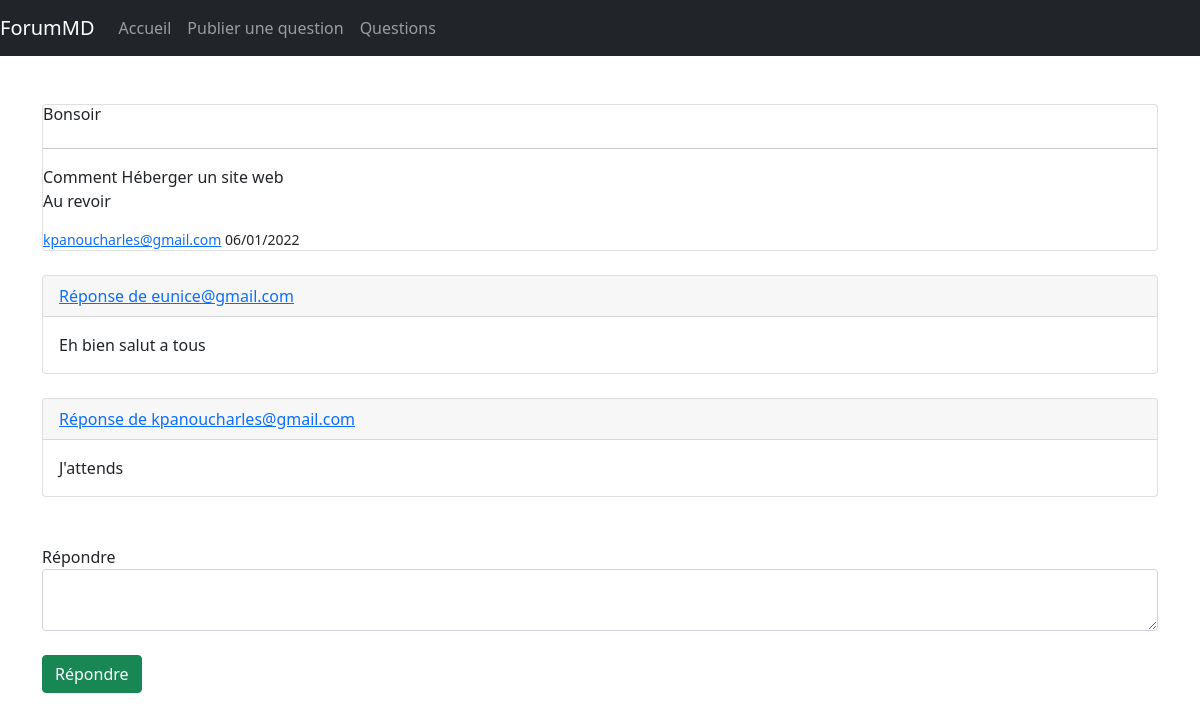
Page /article.php?id=2 on the committed database.
### tables this page shows
CREATE TABLE `questions` (
  `id` int(11) NOT NULL,
  `titre` varchar(255) NOT NULL,
  `descriptions` text NOT NULL,
  `contenu` text NOT NULL,
  `id_membre` int(11) NOT NULL,
  `email_membre` varchar(255) NOT NULL,
  `datpublication` text NOT NULL
);

CREATE TABLE `reponse` (
  `id` int(11) NOT NULL,
  `id_membre` int(11) NOT NULL,
  `email_membre` varchar(255) NOT NULL,
  `id_question` int(11) NOT NULL,
  `contenu` text NOT NULL
);

### actions/questions/articlesAction.php (called while the page is built)
<?php
    require_once('actions/database.php');
    if(isset($_GET['id']) && !empty($_GET['id'])){
        $id = $_GET['id'];
        $qu = $connexion->prepare("SELECT * FROM questions WHERE id = ?");
        $qu->execute(array($id));
        if($qu->rowCount() > 0){
            $qinfo = $qu->fetch();
            $qt = $qinfo['titre'];
            $qd = $qinfo['descriptions'];
            $qc = $qinfo['contenu'];
            $qidm = $qinfo['id_membre'];
            $qemm = $qinfo['email_membre'];
            $qdp = $qinfo['datpublication'];
        }else{
            $error = "Aucune question n'a été trouvée!!";
        }
    }else{
        $error = "Aucune question n'a été trouvée!!";
    }
?>

### actions/questions/afficherreponseAction.php (called while the page is built)
<?php
require_once('actions/database.php');
$sel = $connexion->prepare("SELECT * From reponse WHERE id_question = ? ORDER BY id DESC");
$sel->execute(array($_GET['id']));
?>

### article.php (the view, shortened to what this page needs)
<?php
require_once('actions/questions/articlesAction.php');
require_once('actions/questions/publiereponseAction.php');
require_once('actions/questions/afficherreponseAction.php');
?>
<!DOCTYPE html>
<html lang="en">
    <?php include 'include/head.php';?>
<body>
    <?php include 'include/navbar.php'; ?>
    <br><br>
    <div class="container">
    <?php
        if(isset($qdp)){
            ?>
            <section class="show-content">
                <div class="card">
                <h6><?= $qt; ?></h6>
                <hr>
                <p>
                    <?= $qd; ?><br>
                    <?= $qc; ?>
                </p>
                <small><?= '<a href="profil.php?id='.$qidm.'">'.$qemm . '</a> ' . $qdp; ?></small>
                </div>
            </section>
            <br>
                <section class="show-answers">
                <?php
                        while($res = $sel->fetch()){
                            ?>
                                <div class="card">
                                    <div class="card-header">
                                        <a href="profil.php?id=<?= $res['id_membre'] ?>"><?= 'Réponse de'. ' ' . $res['email_membre']; ?></a>
                                    </div>
                                    <div class="card-body">
                                        <?= $res['contenu'] ?>
                                    </div>
                                </div>
                                <br>
                            <?php
                        }
                    ?>
                    <br>
                    <form class="form-group" method="POST">
                        <div class="mb-3">
                            <label for="rep">Répondre</label>
                            <textarea name="reponse" class="form-control"></textarea>
                            <br>
                            <button class="btn btn-success" name="validate" type="submit">Répondre</button>
                        </div>
                    </form>
                </section>
            <?php
        }
    ?>
    </div>
</body>
</html>

### rows in the picture
questions: titre "Bonsoir", descriptions "Comment Héberger un site web", contenu "Au revoir", email_membre "kpanoucharles@gmail.com", datpublication "06/01/2022"
reponse: email_membre "eunice@gmail.com", contenu "Eh bien salut a tous"
reponse: email_membre "kpanoucharles@gmail.com", contenu "J'attends"
